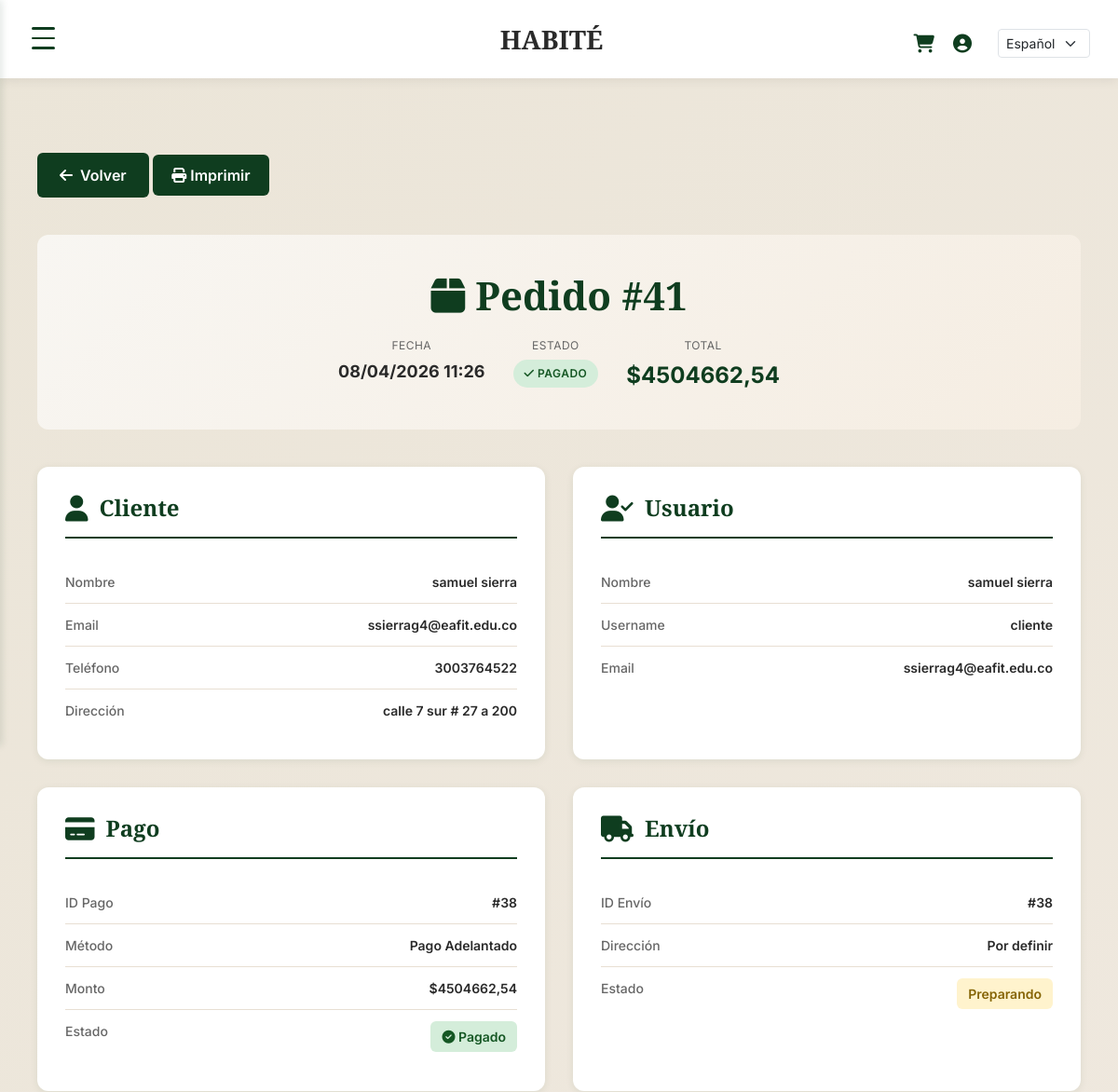
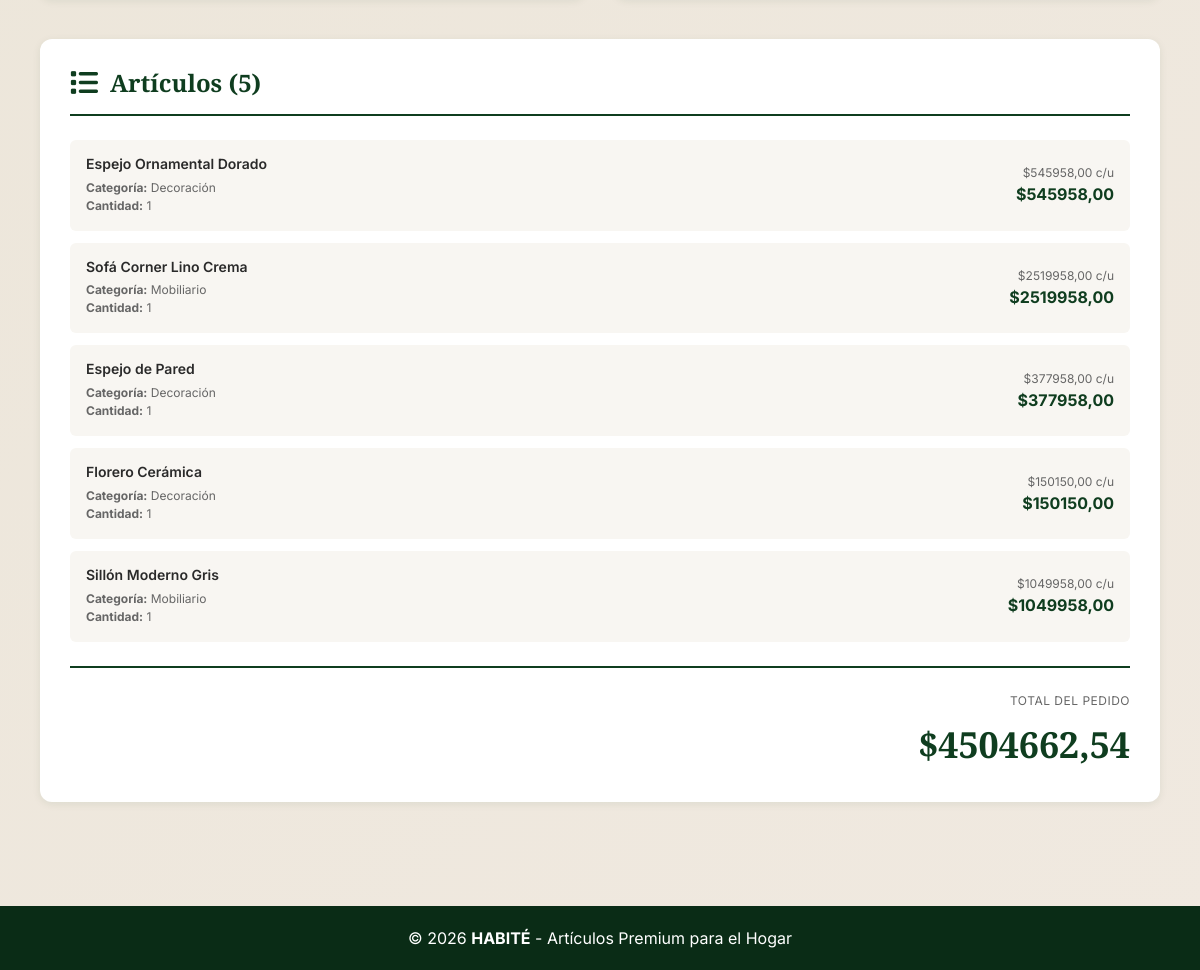
The app's page /mis-pedidos/41/ (signed in) with its own data (2 pictures, top to bottom).
### tienda/models.py (models this page shows, shortened)
class Pedido(models.Model):
    usuario = models.ForeignKey(User, on_delete=models.CASCADE, related_name="pedidos", null=True, blank=True)
    cliente = models.ForeignKey(Cliente, on_delete=models.CASCADE)
    fecha = models.DateTimeField(auto_now_add=True)
    total = models.DecimalField(max_digits=10, decimal_places=2, default=0)
    estado = models.CharField(max_length=50, default="Pendiente")

class Cliente(models.Model):
    nombre = models.CharField(max_length=100)
    email = models.EmailField(unique=True)
    direccion = models.TextField()
    telefono = models.CharField(max_length=20)

class Pago(models.Model):
    pedido = models.OneToOneField(Pedido, on_delete=models.CASCADE)
    metodo_pago = models.CharField(max_length=50)
    monto = models.DecimalField(max_digits=10, decimal_places=2)
    estado = models.CharField(max_length=50, default="Pendiente")

class Envio(models.Model):
    pedido = models.OneToOneField(Pedido, on_delete=models.CASCADE)
    direccion_entrega = models.TextField()
    estado_envio = models.CharField(max_length=50, default="Preparando")

class PedidoItem(models.Model):
    pedido = models.ForeignKey(Pedido, related_name="items", on_delete=models.CASCADE)
    producto = models.ForeignKey(Producto, on_delete=models.CASCADE)
    cantidad = models.IntegerField()
    def get_subtotal(self):
        return self.producto.precio * self.cantidad

class Producto(models.Model):
    nombre = models.CharField(max_length=200)
    precio = models.DecimalField(max_digits=10, decimal_places=2)
    categoria = models.CharField(max_length=100)
    descripcion = models.TextField()
    imagen = models.ImageField(upload_to='productos/', null=True, blank=True)
    es_premium = models.BooleanField(default=True)
    en_oferta = models.BooleanField(default=False)
    descuento_porcentaje = models.DecimalField(max_digits=5, decimal_places=2, default=0, help_text='Porcentaje de descuento (0-100)')

### tienda/views.py (the view)
# urls.py: path("mis-pedidos/<int:pedido_id>/", DetallePedidoUserView.as_view(), name="detalle_pedido_usuario"),
@method_decorator(login_required(login_url='login'), name='dispatch')
class DetallePedidoUserView(DetailView):
    model = Pedido
    template_name = "detalle_pedido.html"
    context_object_name = "pedido"
    def get_object(self):
        pedido = get_object_or_404(Pedido, id=self.kwargs['pedido_id'])
        if pedido.usuario != self.request.user:
            raise Http404("No tienes acceso a este pedido")
        return pedido
    def get_context_data(self, **kwargs):
        context = super().get_context_data(**kwargs)
        context['pago'] = Pago.objects.filter(pedido=self.object).first()
        context['envio'] = Envio.objects.filter(pedido=self.object).first()
        return context

### tienda/templates/detalle_pedido.html (shortened to what this page needs)
{% extends "base.html" %}
{% block content %}
<div class="container" style="padding: 40px 20px; max-width: 1200px;">
    <a href="{% if request.user.is_superuser %}{% url 'gestionar_pedidos' %}{% else %}{% url 'mis_pedidos' %}{% endif %}" class="btn-volver">
        <i class="fas fa-arrow-left"></i> Volver
    </a>
    <button class="print-button" onclick="window.print()">
        <i class="fas fa-print"></i> Imprimir
    </button>
    <div class="detail-header">
        <h1><i class="fas fa-box"></i> Pedido #{{ pedido.id }}</h1>
        <div class="pedido-info">
            <div class="info-item">
                <div class="info-label">Fecha</div>
                <div class="info-value">{{ pedido.fecha|date:"d/m/Y H:i" }}</div>
            </div>
            <div class="info-item">
                <div class="info-label">Estado</div>
                <div class="info-value">
                    <span class="estado-badge estado-{{ pedido.estado|lower }}">
                        {% if pedido.estado == "Pendiente" %}
                            <i class="fas fa-hourglass-half"></i> Pendiente
                        {% elif pedido.estado == "Pagado" %}
                            <i class="fas fa-check"></i> Pagado
                        {% elif pedido.estado == "Completado" %}
                            <i class="fas fa-check-double"></i> Completado
                        {% elif pedido.estado == "Cancelado" %}
                            <i class="fas fa-times"></i> Cancelado
                        {% else %}
                            {{ pedido.estado }}
                        {% endif %}
                    </span>
                </div>
            </div>
            <div class="info-item">
                <div class="info-label">Total</div>
                <div class="info-value total">${{ pedido.total|floatformat:2 }}</div>
            </div>
        </div>
    </div>
    <div class="detail-grid">
        <div class="detail-card">
            <div class="card-header">
                <i class="fas fa-user"></i>
                <h2>Cliente</h2>
            </div>
            <div class="detail-item">
                <span class="detail-label">Nombre</span>
                <span class="detail-value">{{ pedido.cliente.nombre }}</span>
            </div>
            <div class="detail-item">
                <span class="detail-label">Email</span>
                <span class="detail-value">{{ pedido.cliente.email }}</span>
            </div>
            <div class="detail-item">
                <span class="detail-label">Teléfono</span>
                <span class="detail-value">{{ pedido.cliente.telefono }}</span>
            </div>
            <div class="detail-item">
                <span class="detail-label">Dirección</span>
                <span class="detail-value">{{ pedido.cliente.direccion }}</span>
            </div>
        </div>
        {% if pedido.usuario %}
        <div class="detail-card">
            <div class="card-header">
                <i class="fas fa-user-check"></i>
                <h2>Usuario</h2>
            </div>
            <div class="detail-item">
                <span class="detail-label">Nombre</span>
                <span class="detail-value">{{ pedido.usuario.get_full_name|default:pedido.usuario.username }}</span>
            </div>
            <div class="detail-item">
                <span class="detail-label">Username</span>
                <span class="detail-value">{{ pedido.usuario.username }}</span>
            </div>
            <div class="detail-item">
                <span class="detail-label">Email</span>
                <span class="detail-value">{{ pedido.usuario.email }}</span>
            </div>
        </div>
        {% endif %}
        {% if pago %}
        <div class="detail-card">
            <div class="card-header">
                <i class="fas fa-credit-card"></i>
                <h2>Pago</h2>
            </div>
            <div class="detail-item">
                <span class="detail-label">ID Pago</span>
                <span class="detail-value">#{{ pago.id }}</span>
            </div>
            <div class="detail-item">
                <span class="detail-label">Método</span>
                <span class="detail-value">{{ pago.metodo_pago }}</span>
            </div>
            <div class="detail-item">
                <span class="detail-label">Monto</span>
                <span class="detail-value">${{ pago.monto|floatformat:2 }}</span>
            </div>
            <div class="detail-item">
                <span class="detail-label">Estado</span>
                <span class="detail-value {% if pago.estado == 'Pagado' %}success{% elif pago.estado == 'Pendiente' %}warning{% endif %}">
                    {% if pago.estado == 'Pagado' %}
                        <i class="fas fa-check-circle"></i> Pagado
                    {% elif pago.estado == 'Pendiente' %}
                        <i class="fas fa-hourglass-half"></i> Pendiente
                    {% else %}
                        {{ pago.estado }}
                    {% endif %}
                </span>
            </div>
        </div>
        {% endif %}
        {% if envio %}
        <div class="detail-card">
            <div class="card-header">
                <i class="fas fa-truck"></i>
                <h2>Envío</h2>
            </div>
            <div class="detail-item">
                <span class="detail-label">ID Envío</span>
                <span class="detail-value">#{{ envio.id }}</span>
            </div>
            <div class="detail-item">
                <span class="detail-label">Dirección</span>
                <span class="detail-value">{{ envio.direccion_entrega }}</span>
            </div>
            <div class="detail-item">
                <span class="detail-label">Estado</span>
                <span class="detail-value {% if envio.estado_envio == 'Entregado' %}success{% else %}warning{% endif %}">
                    {{ envio.estado_envio }}
                </span>
            </div>
        </div>
        {% endif %}
    </div>
    <div class="detail-card">
        <div class="card-header">
            <i class="fas fa-list"></i>
            <h2>Artículos ({{ pedido.items.count }})</h2>
        </div>
        {% if pedido.items.all %}
        <ul class="items-list">
            {% for item in pedido.items.all %}
            <li>
                <div class="item-info">
                    <h4>{{ item.producto.nombre }}</h4>
                    <p><strong>Categoría:</strong> {{ item.producto.categoria }}</p>
                    <p><strong>Cantidad:</strong> {{ item.cantidad }}</p>
                </div>
                <div class="item-price">
                    <div class="item-unit-price">${{ item.producto.precio|floatformat:2 }} c/u</div>
                    <div class="item-total">${{ item.get_subtotal|floatformat:2 }}</div>
                </div>
            </li>
            {% endfor %}
        </ul>
        <div style="margin-top: 24px; padding-top: 24px; border-top: 2px solid var(--verde); display: flex; justify-content: flex-end;">
            <div style="text-align: right;">
                <div style="color: var(--texto-gris); font-size: 12px; text-transform: uppercase; letter-spacing: 0.5px; margin-bottom: 8px;">Total del Pedido</div>
                <div style="color: var(--verde); font-family: 'Playfair Display', serif; font-size: 36px; font-weight: 700;">${{ pedido.total|floatformat:2 }}</div>
            </div>
        </div>
        {% else %}
        <p style="color: var(--texto-gris); text-align: center; padding: 20px;">No hay items en este pedido</p>
        {% endif %}
    </div>
</div>
{% endblock %}

### tienda/templates/base.html (style rules this page uses)
:root { --verde: #0f3d1f; --beige: #ebe5d8; --verde-oscuro: #0a2c16; --beige-oscuro: #d4cbbe; --gris-claro: #f8f6f2; --texto-oscuro: #2a2a2a; --texto-gris: #666666; }

### tienda/templates/detalle_pedido.html (style rules this page uses)
:root { --verde: #0f3d1f; --beige: #ebe5d8; --verde-oscuro: #0a2c16; --beige-oscuro: #d4cbbe; --gris-claro: #f8f6f2; --texto-oscuro: #2a2a2a; --texto-gris: #666666; }
.detail-header { background: linear-gradient(135deg, var(--gris-claro) 0%, #f5ede2 100%); border-radius: 12px; padding: 40px 20px; text-align: center; margin-bottom: 40px; }
.detail-header h1 { font-family: 'Playfair Display', serif; color: var(--verde); font-size: 42px; font-weight: 700; margin-bottom: 15px; }
.detail-header .pedido-info { display: flex; justify-content: center; gap: 30px; flex-wrap: wrap; margin-top: 20px; }
.detail-header .info-item { text-align: center; }
.detail-header .info-label { color: var(--texto-gris); font-size: 12px; text-transform: uppercase; letter-spacing: 0.5px; margin-bottom: 5px; }
.detail-header .info-value { color: var(--texto-oscuro); font-weight: 700; font-size: 18px; }
.detail-header .info-value.total { color: var(--verde); font-size: 24px; }
.detail-grid { display: grid; grid-template-columns: repeat(auto-fit, minmax(400px, 1fr)); gap: 30px; margin-bottom: 40px; }
.detail-card { background: white; border-radius: 12px; padding: 30px; box-shadow: 0 2px 8px rgba(15, 61, 31, 0.08); }
.card-header { display: flex; align-items: center; gap: 12px; margin-bottom: 24px; padding-bottom: 16px; border-bottom: 2px solid var(--verde); }
.card-header i { font-size: 28px; color: var(--verde); }
.card-header h2 { font-family: 'Playfair Display', serif; color: var(--verde); font-size: 24px; font-weight: 700; margin: 0; }
.detail-item { display: flex; justify-content: space-between; padding: 12px 0; border-bottom: 1px solid #e8dfd3; font-size: 14px; }
.detail-item:last-child { border-bottom: none; }
.detail-label { color: var(--texto-gris); font-weight: 500; }
.detail-value { color: var(--texto-oscuro); font-weight: 600; }
.detail-value.success { color: #155724; background: #d4edda; padding: 6px 12px; border-radius: 6px; display: inline-block; }
.detail-value.warning { color: #856404; background: #fff3cd; padding: 6px 12px; border-radius: 6px; display: inline-block; }
.estado-badge { display: inline-block; padding: 6px 12px; border-radius: 20px; font-size: 12px; font-weight: 600; text-transform: uppercase; letter-spacing: 0.5px; }
.estado-pagado { background: #d4edda; color: #155724; }
.items-list { list-style: none; padding: 0; margin: 0; }
.items-list li { padding: 16px; background: var(--gris-claro); border-radius: 6px; margin-bottom: 12px; display: flex; justify-content: space-between; align-items: center; }
.items-list li:last-child { margin-bottom: 0; }
.item-info h4 { color: var(--texto-oscuro); font-weight: 600; margin: 0 0 6px 0; font-size: 14px; }
.item-info p { color: var(--texto-gris); font-size: 12px; margin: 0; }
.item-price { text-align: right; }
.item-unit-price { color: var(--texto-gris); font-size: 12px; }
.item-total { color: var(--verde); font-weight: 700; font-size: 16px; }
.btn-volver { background: var(--verde); color: white; border: none; border-radius: 6px; padding: 12px 24px; font-weight: 600; cursor: pointer; transition: all 0.3s; text-decoration: none; display: inline-flex; align-items: center; gap: 8px; margin-bottom: 40px; }
.print-button { background: var(--verde); color: white; border: none; border-radius: 6px; padding: 10px 20px; font-weight: 600; cursor: pointer; transition: all 0.3s; margin-bottom: 30px; }

### records on screen
Pedido: id "41", fecha "08/04/2026 11:26", total "4504662,54", cliente.nombre "samuel sierra", cliente.email "ssierrag4@eafit.edu.co", cliente.telefono "3003764522", cliente.direccion "calle 7 sur # 27 a 200", usuario.get_full_name "samuel sierra", usuario.username "cliente", usuario.email "ssierrag4@eafit.edu.co", items.count "5"
Pago: id "38", metodo_pago "Pago Adelantado", monto "4504662,54"
Envio: id "38", direccion_entrega "Por definir", estado_envio "Preparando"
PedidoItem: producto.nombre "Espejo Ornamental Dorado", producto.categoria "Decoración", cantidad "1", producto.precio "545958,00", get_subtotal "545958,00"
PedidoItem: producto.nombre "Sofá Corner Lino Crema", producto.categoria "Mobiliario", cantidad "1", producto.precio "2519958,00", get_subtotal "2519958,00"
PedidoItem: producto.nombre "Espejo de Pared", producto.categoria "Decoración", cantidad "1", producto.precio "377958,00", get_subtotal "377958,00"
PedidoItem: producto.nombre "Florero Cerámica", producto.categoria "Decoración", cantidad "1", producto.precio "150150,00", get_subtotal "150150,00"
PedidoItem: producto.nombre "Sillón Moderno Gris", producto.categoria "Mobiliario", cantidad "1", producto.precio "1049958,00", get_subtotal "1049958,00"

### other values on screen
form field language "Español"
